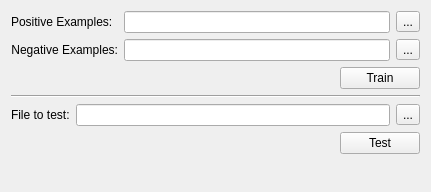
<?xml version="1.0" encoding="UTF-8"?>
<ui version="4.0">
 <class>MainWindow</class>
 <widget class="QMainWindow" name="MainWindow">
  <property name="geometry">
   <rect>
    <x>0</x>
    <y>0</y>
    <width>431</width>
    <height>192</height>
   </rect>
  </property>
  <property name="windowTitle">
   <string>FaceFinder</string>
  </property>
  <widget class="QWidget" name="centralWidget">
   <layout class="QVBoxLayout" name="verticalLayout">
    <item>
     <layout class="QFormLayout" name="formLayout_2">
      <item row="0" column="0">
       <widget class="QLabel" name="label">
        <property name="text">
         <string>Positive Examples:</string>
        </property>
       </widget>
      </item>
      <item row="0" column="1">
       <layout class="QHBoxLayout" name="horizontalLayout_2">
        <item>
         <widget class="QLineEdit" name="positiveExamplesPathEdit">
          <property name="readOnly">
           <bool>true</bool>
          </property>
         </widget>
        </item>
        <item>
         <widget class="QToolButton" name="positiveBrowseButton">
          <property name="text">
           <string>...</string>
          </property>
         </widget>
        </item>
       </layout>
      </item>
      <item row="1" column="0">
       <widget class="QLabel" name="label_2">
        <property name="text">
         <string>Negative Examples:</string>
        </property>
        <property name="alignment">
         <set>Qt::AlignRight|Qt::AlignTrailing|Qt::AlignVCenter</set>
        </property>
       </widget>
      </item>
      <item row="1" column="1">
       <layout class="QHBoxLayout" name="horizontalLayout">
        <item>
         <widget class="QLineEdit" name="negativeExamplesPathEdit">
          <property name="readOnly">
           <bool>true</bool>
          </property>
         </widget>
        </item>
        <item>
         <widget class="QToolButton" name="negativeBrowseButton">
          <property name="text">
           <string>...</string>
          </property>
         </widget>
        </item>
       </layout>
      </item>
      <item row="2" column="1">
       <layout class="QHBoxLayout" name="horizontalLayout_3">
        <property name="spacing">
         <number>0</number>
        </property>
        <item>
         <spacer name="horizontalSpacer">
          <property name="orientation">
           <enum>Qt::Horizontal</enum>
          </property>
          <property name="sizeHint" stdset="0">
           <size>
            <width>40</width>
            <height>20</height>
           </size>
          </property>
         </spacer>
        </item>
        <item>
         <widget class="QPushButton" name="trainButton">
          <property name="sizePolicy">
           <sizepolicy hsizetype="Maximum" vsizetype="Fixed">
            <horstretch>0</horstretch>
            <verstretch>0</verstretch>
           </sizepolicy>
          </property>
          <property name="text">
           <string>Train</string>
          </property>
         </widget>
        </item>
       </layout>
      </item>
     </layout>
    </item>
    <item>
     <widget class="Line" name="line">
      <property name="orientation">
       <enum>Qt::Horizontal</enum>
      </property>
     </widget>
    </item>
    <item>
     <layout class="QFormLayout" name="formLayout">
      <property name="labelAlignment">
       <set>Qt::AlignRight|Qt::AlignTrailing|Qt::AlignVCenter</set>
      </property>
      <item row="0" column="0">
       <widget class="QLabel" name="label_3">
        <property name="text">
         <string>File to test:</string>
        </property>
       </widget>
      </item>
      <item row="0" column="1">
       <layout class="QHBoxLayout" name="horizontalLayout_4">
        <item>
         <widget class="QLineEdit" name="testFilePathEdit">
          <property name="readOnly">
           <bool>true</bool>
          </property>
         </widget>
        </item>
        <item>
         <widget class="QToolButton" name="testFileBrowseButton">
          <property name="text">
           <string>...</string>
          </property>
         </widget>
        </item>
       </layout>
      </item>
      <item row="1" column="1">
       <layout class="QHBoxLayout" name="horizontalLayout_5">
        <item>
         <spacer name="horizontalSpacer_2">
          <property name="orientation">
           <enum>Qt::Horizontal</enum>
          </property>
          <property name="sizeHint" stdset="0">
           <size>
            <width>40</width>
            <height>20</height>
           </size>
          </property>
         </spacer>
        </item>
        <item>
         <widget class="QPushButton" name="testButton">
          <property name="text">
           <string>Test</string>
          </property>
         </widget>
        </item>
       </layout>
      </item>
     </layout>
    </item>
   </layout>
  </widget>
  <widget class="QMenuBar" name="menuBar">
   <property name="geometry">
    <rect>
     <x>0</x>
     <y>0</y>
     <width>431</width>
     <height>21</height>
    </rect>
   </property>
  </widget>
 </widget>
 <layoutdefault spacing="6" margin="11"/>
 <resources/>
 <connections/>
</ui>
